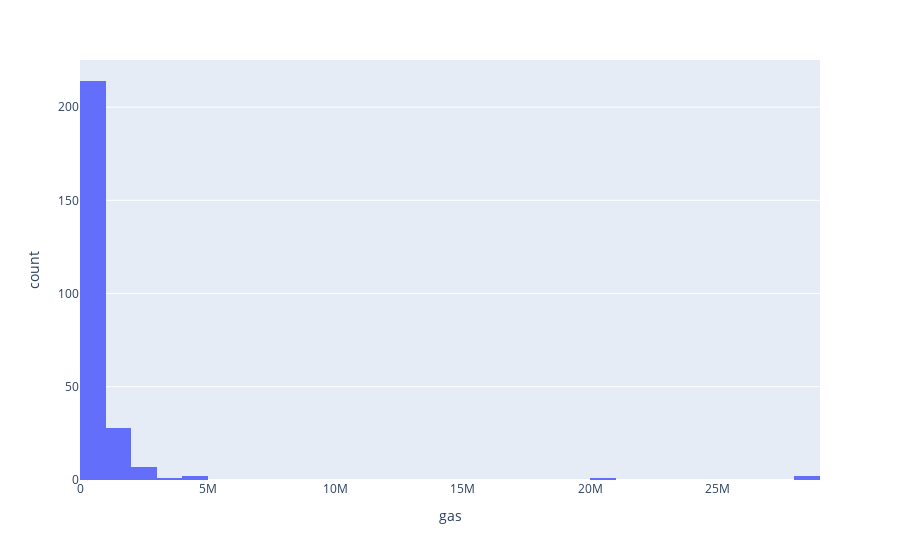

Notebook source saved alongside this figure:
### Code cell
fig = px.histogram(a, x="gas")
fig.show()

### Figure 1 — Plotly figure (JSON) as saved in the notebook; plotly's stock layout.template omitted (floating-point values rounded to 4 significant figures; data arrays with more than 128 entries replaced by an {"elided": "..."} marker saying what was removed)
{"data": [{"alignmentgroup": "True", "bingroup": "x", "hovertemplate": "gas=%{x}<br>count=%{y}<extra></extra>", "legendgroup": "", "marker": {"color": "#636efa", "pattern": {"shape": ""}}, "name": "", "offsetgroup": "", "orientation": "v", "showlegend": false, "type": "histogram", "x": {"elided": "255 int values"}, "xaxis": "x", "yaxis": "y"}], "layout": {"autosize": true, "barmode": "relative", "legend": {"tracegroupgap": 0}, "margin": {"t": 60}, "xaxis": {"anchor": "y", "autorange": true, "domain": [0, 1], "range": [-0.5, 29000000.0], "title": {"text": "gas"}, "type": "linear"}, "yaxis": {"anchor": "x", "autorange": true, "domain": [0, 1], "range": [0, 225.3], "title": {"text": "count"}}}}
